Frame 1 (no input): blank canvas, image omitted
Frame 60 (no input): blank canvas, image omitted
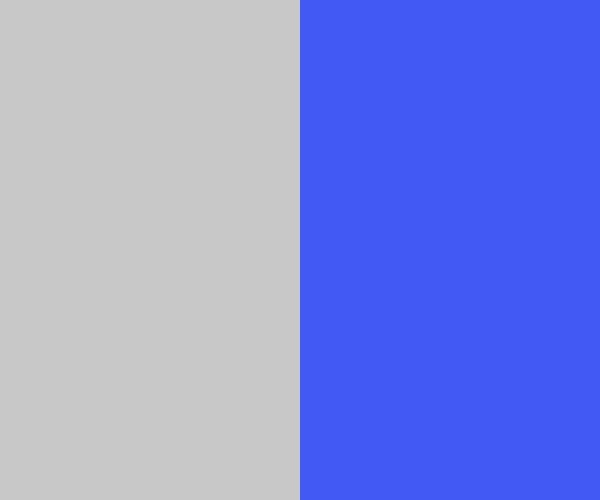
Frame 120 (the mouse pressed at the canvas centre since frame 60)

The p5.js sketch whose frames 1 and 60 were blank and that drew this single picture after the mouse press (run headless with seeded random() and noise() and a simulated clock; from frame 60 on, the mouse is pressed at the canvas centre):

// p5.js sketch
// ── sketch.js
function setup() {
	createCanvas(600,500); 
	background(200,200,200); 

	console.log("Launched the screen.");
}

function draw() {
	noStroke();

	//initializing variables
	halfW=width/2;
    tfW = halfW+(width/4);
    otH=height/3;

    /*color values
	blue: 66, 89, 244
	red: 244, 65, 65
	teal: 65, 244, 226
	yellow: 242, 238, 24
	*/

	//teal
	if (mouseX<=halfW && mouseY<=otH) {
	    background(200);
	    if (mouseIsPressed == true) {
	    	fill(65, 244, 226);
	    	rect(0,0,halfW,otH);
	    } 
	}
	// red
	if (mouseX<=halfW && mouseY>=otH) {
	    background(200);
	    fill(244, 65, 65);
	    rect(0,otH,halfW,otH*2);
	}
	// blue
	if (mouseX>=halfW && mouseX != tfW) {
	    background(200);
	    fill(66, 89, 244);
	    rect(halfW,0,halfW,height); 
	}
	//yellow
	if (mouseX == tfW) {
	    background(200);
	    fill(242, 238, 24);
	    rect(0,0,width,height); 
	}
}
